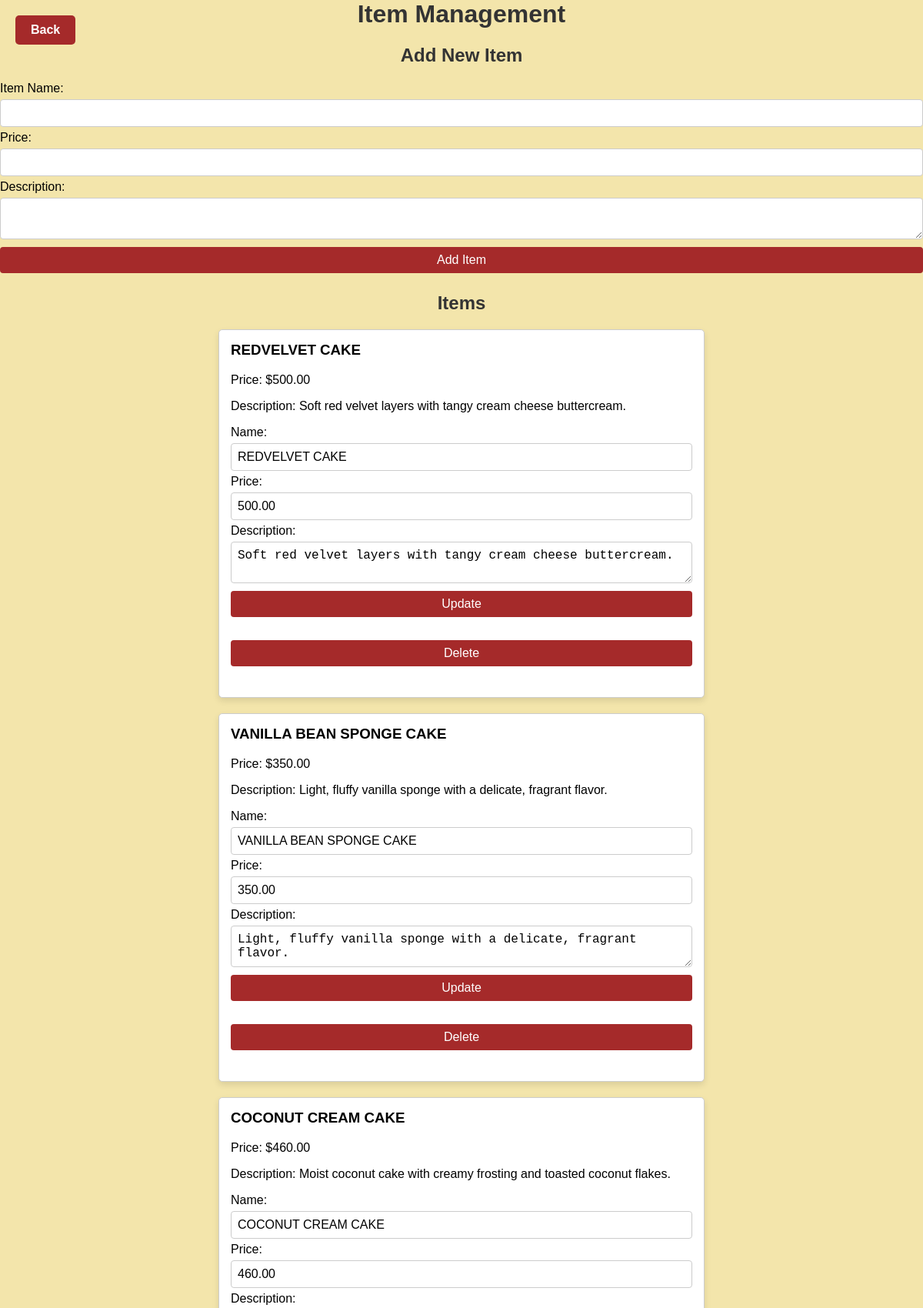
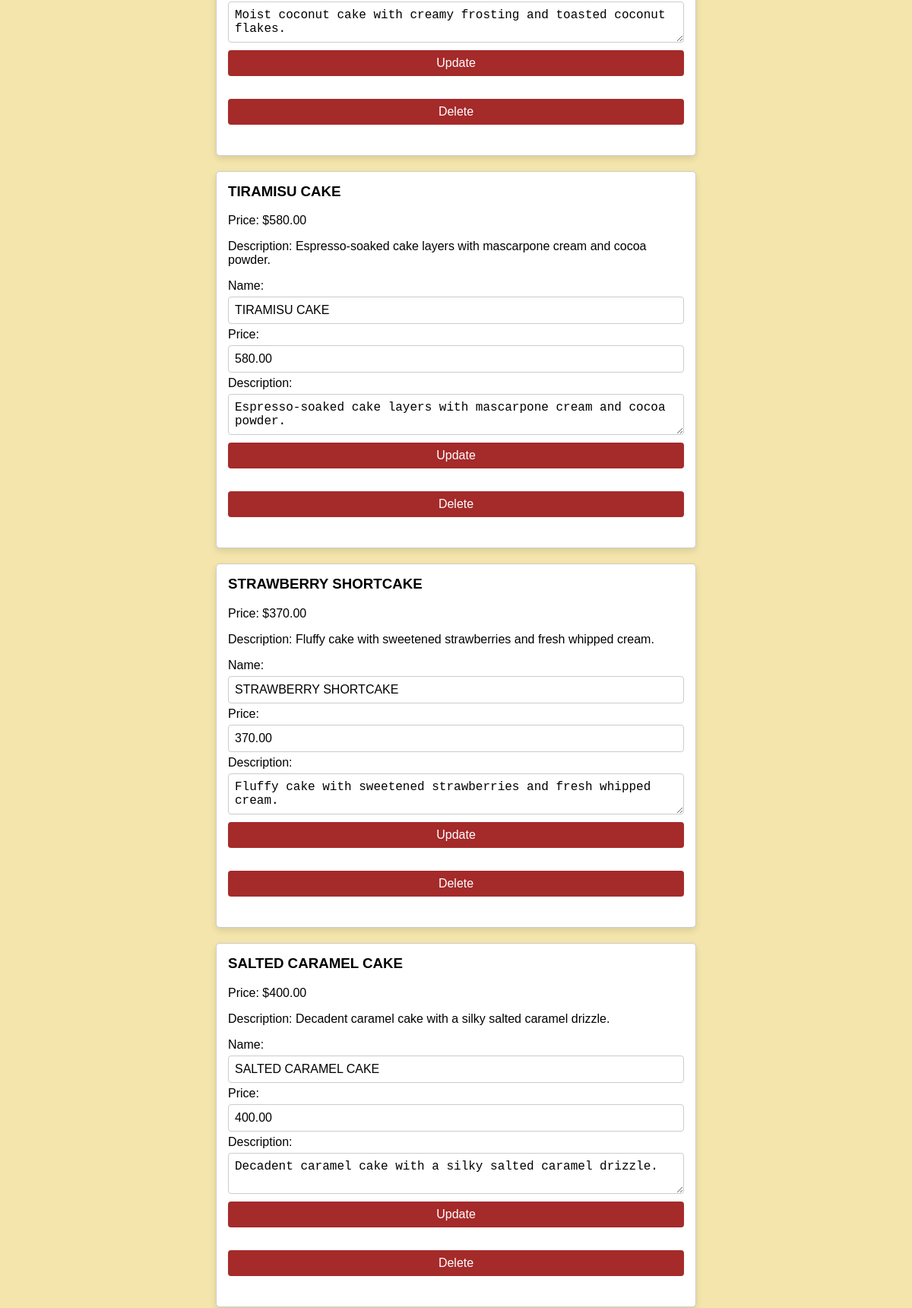
The app's page /MYPROJECT/item_management.php (upper part) with its own data (2 pictures, top to bottom).
### tables this page shows
CREATE TABLE `items` (
  `item_id` int(11) NOT NULL,
  `item_name` varchar(55) NOT NULL,
  `item_price` decimal(6,2) NOT NULL,
  `item_desc` varchar(255) NOT NULL,
  `item_image` varchar(255) NOT NULL
);

### MYPROJECT/item_management.php (the view, shortened to what this page needs)
<?php
$conn = mysqli_connect("localhost", "root", "", "project");
function escape_output($data) {
    return htmlspecialchars($data, ENT_QUOTES, 'UTF-8');
}
$sql = "SELECT * FROM items";
$result = mysqli_query($conn, $sql);
echo "<h1>Item Management</h1>";
echo "<h2>Add New Item</h2>";
echo "<form method='POST'>";
echo "<label for='item_name'>Item Name:</label>";
echo "<input type='text' name='item_name' required>";
echo "<label for='item_price'>Price:</label>";
echo "<input type='number' step='0.01' name='item_price' required>";
echo "<label for='item_desc'>Description:</label>";
echo "<textarea name='item_desc' required></textarea>";
echo "<input type='submit' name='add_item' value='Add Item'>";
echo "</form>";
echo "<h2>Items</h2>";
while ($row = mysqli_fetch_assoc($result)) {
    $escaped_name = escape_output($row['item_name']);
    $escaped_price = escape_output($row['item_price']);
    $escaped_desc = isset($row['item_desc']) ? escape_output($row['item_desc']) : 'No description available';
    echo "<div class='item-container'>";
    echo "<h3>$escaped_name</h3>";
    echo "<p>Price: $$escaped_price</p>";
    echo "<p>Description: $escaped_desc</p>";
    echo "<form method='POST'>";
    echo "<label for='item_name'>Name:</label>";
    echo "<input type='text' name='item_name' value='$escaped_name' required>";
    echo "<label for='item_price'>Price:</label>";
    echo "<input type='number' step='0.01' name='item_price' value='$escaped_price' required>";
    echo "<label for='item_desc'>Description:</label>";
    echo "<textarea name='item_desc' required>$escaped_desc</textarea>";
    echo "<input type='submit' name='update_item' value='Update'>";
    echo "</form>";
    echo "<form method='POST'>";
    echo "<input type='submit' name='delete_item' value='Delete'>";
    echo "</form>";
    echo "</div>";
}
?>
<!DOCTYPE html>
<html lang="en">
<head>
</head>
<body>
    <a href="adminpage.php" class="back-btn">Back</a>
</body>
</html>

### MYPROJECT/item_management.php (style rules this page uses)
body { font-family: Arial, sans-serif; margin: 0; padding: 0; background-color:#F3E5AB; }
h1, h2 { text-align: center; color: #333; }
.back-btn { position: fixed; top: 20px; left: 20px; background-color: brown; color: white; font-weight: bold; text-decoration: none; padding: 10px 20px; border-radius: 5px; }
.item-container { width: 100%; max-width: 600px; margin: 20px auto; padding: 15px; background-color: #fff; border: 1px solid #ccc; border-radius: 5px; box-shadow: 0 4px 8px rgba(0, 0, 0, 0.1); }
.item-container h3 { margin-top: 0; }
form { display: flex; flex-direction: column; margin-bottom: 20px; }
form input, form textarea { padding: 8px; font-size: 16px; margin: 5px 0; border: 1px solid #ccc; border-radius: 4px; }
form input[type="submit"] { background-color: brown; color: white; border: none; cursor: pointer; }

### records on screen
items: item_name "REDVELVET CAKE", item_price "500.00", item_desc "Soft red velvet layers with tangy cream cheese buttercream."
items: item_name "VANILLA BEAN SPONGE CAKE", item_price "350.00", item_desc "Light, fluffy vanilla sponge with a delicate, fragrant flavor."
items: item_name "COCONUT CREAM CAKE", item_price "460.00", item_desc "Moist coconut cake with creamy frosting and toasted coconut flakes."
items: item_name "TIRAMISU CAKE", item_price "580.00", item_desc "Espresso-soaked cake layers with mascarpone cream and cocoa powder."
items: item_name "STRAWBERRY SHORTCAKE", item_price "370.00", item_desc "Fluffy cake with sweetened strawberries and fresh whipped cream."
items: item_name "SALTED CARAMEL CAKE", item_price "400.00", item_desc "Decadent caramel cake with a silky salted caramel drizzle."
